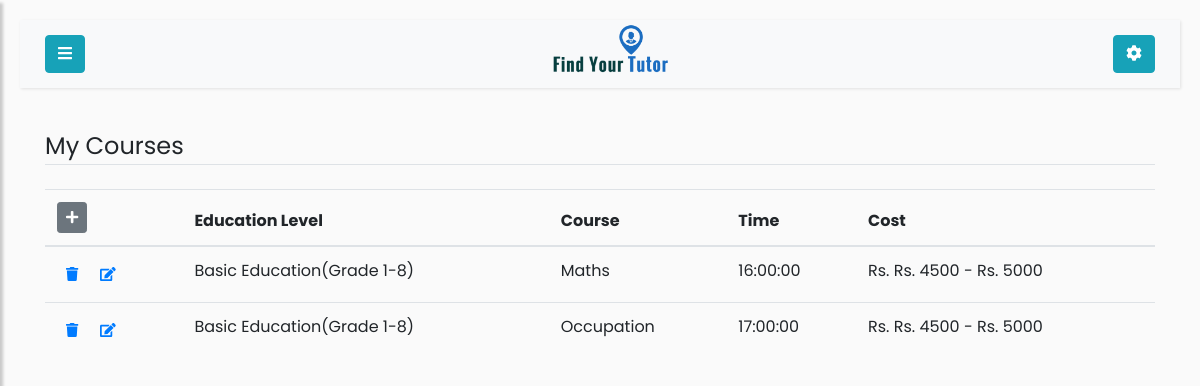
The page /tutor/my-courses (signed in) on the database as committed earlier.
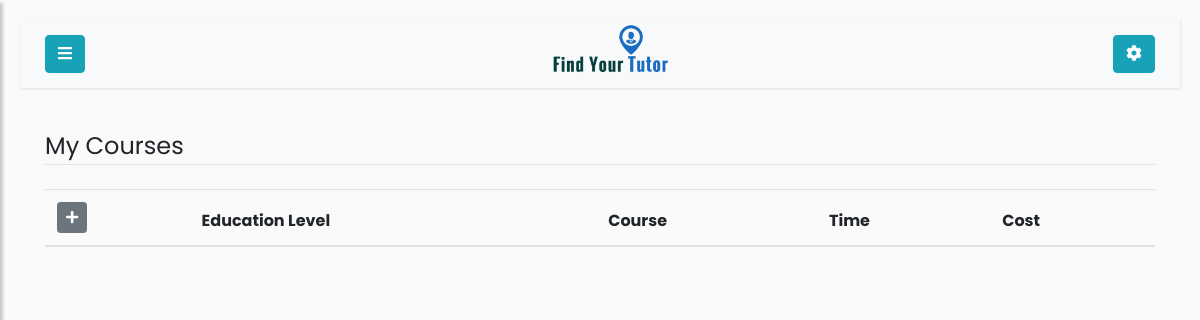
The same page on the database as committed later.
### app/models.py (models this page shows)
class Mycourse(db.Model):
    id = db.Column(db.Integer, primary_key=True)
    user_id = db.Column(db.Integer, db.ForeignKey('user.id'))
    course_id = db.Column(db.Integer, db.ForeignKey('course.id'))
    time = db.Column(db.Time)
    cost = db.Column(db.Integer)

class Course(db.Model):
    id = db.Column(db.Integer, primary_key=True)
    course_title = db.Column(db.String(100), nullable=False)
    course_level = db.Column(db.String(100), nullable=False)
    course_description = db.Column(db.String(1000))
    mycourse = db.relationship('Mycourse', backref='Course', cascade="all, delete")

### app/routes.py (the view)
@app.route('/tutor/my-courses', methods=['POST', 'GET'])
@login_required
def tutor_courses():
    user = User.query.filter_by(username=current_user.username).first()
    my_courses = Mycourse.query.filter_by(user_id=current_user.id)
    form = MyCourseForm()
    form.create_cost_choices()
    if user.username == current_user.username and not is_tutor(user):
        return redirect(url_for('student'))
    elif user.username == current_user.username and is_tutor(user):
        tutor=Tutor.query.filter_by(user_id=user.id).first()
        return render_template("my-courses.html", user=user, tutor=tutor,
         profilepic=fetch_profile_pic(tutor), my_courses=my_courses ,form=form)

### app/forms.py (called while the page is built)
    def create_cost_choices(self):
        cost = []
        for d in range(1000, 10000, 1000):
            cost.append((d,'Rs. ' + str(d)))
        self.cost.choices = cost

### app/models.py (called while the page is built)
@login_manager.user_loader
def load_user(id):
    return User.query.get(int(id))

### app/routes.py (called while the page is built)
def is_tutor(user):
    if user.role == 'tutor':
        return True
    elif user.role == 'student':
        return False
    elif user.role == 'admin':
        return False

def fetch_profile_pic(user_obj):
    try:
        pic_name_from_db = getattr(user_obj, 'profile_pic')
        picture_path = os.path.join(app.root_path, 'static/profile_pics')
        if pic_name_from_db in os.listdir(picture_path):
            profile_pic = url_for('static',filename='profile_pics/' + pic_name_from_db)
            return profile_pic
        return fetch_default_profile_pic(user_obj)
    except:
        return fetch_default_profile_pic(user_obj)

### app/templates/my-courses.html (shortened to what this page needs)
{% if user.role=='student' %}
    {% extends 'student.html' %}
{% else %}
    {% extends 'tutor.html' %}
{% endif %}
{% block content %}
<div class="container">
    <legend class="border-bottom mb-4">My Courses</legend>
    <div class='table-responsive'>
        <table class='table table-hover' id='my-courses-table'>
           <thead>
               <tr>
                    <th scope="col">
                        <a href="{{ url_for('courses') }}" class="btn btn-secondary btn-sm" id='add-new-course'>
                            <i class="fas fa-plus"></i>
                        </a>
                    </th>
                    <th scope="col">Education Level</th>
                    <th scope="col">Course</th>
                    <th scope="col">Time</th>
                    <th scope="col">Cost</th>
               </tr>
           </thead>
           <tbody>
            {% for my_course in my_courses %}
                <tr>
                    <th scope="row">
                        <a class="btn btn-link btn-sm"
                            href="{% if user.role=='tutor' %} {{url_for('delete_tutor_courses', id=my_course.id)}} {% else %} {{url_for('delete_student_courses', id=my_course.id)}} {% endif %} ">
                            <i class="fas fa-trash"></i>
                        </a>
                        <a href="{{url_for('edit_mycourse', id=my_course.id)}} "
                         class="btn btn-link btn-sm edit-btn">
                            <i class="fas fa-edit"></i>
                        </a>
                    </th>
                    <td> {{ my_course.Course.course_level or ''}} </td>
                    <td> {{ my_course.Course.course_title or '' }} </td>
                    <td> {{ my_course.time or '' }} </td>
                    <td> Rs. {{ my_course.cost or ''}} </td>
                </tr>
            {% endfor %}
           </tbody>
        </table>
    </div>
</div>
{% endblock %}

### app/templates/tutor.html (shortened to what this page needs)
{% extends "extends/base-user.html" %}

### app/templates/extends/base-user.html (shortened to what this page needs)
<!DOCTYPE html>
<html>
<head>
    <link rel="stylesheet" href="https://stackpath.bootstrapcdn.com/bootstrap/4.1.0/css/bootstrap.min.css">
    <link rel="stylesheet" href="https://cdnjs.cloudflare.com/ajax/libs/malihu-custom-scrollbar-plugin/3.1.5/jquery.mCustomScrollbar.min.css">
</head>
<body>
    <div class ='wrapper'>
        <div id='content'>
            <nav class="navbar navbar-expand-lg navbar-light bg-light">
                <div class="container-fluid">
                    <button type="button" id="sidebarCollapse" class="btn btn-info">
                        <i class="fa fa-bars"></i>
                    </button>
                    <a class="navbar-brand" href="{{url_for('home')}}">
                        <img class="image-responsive" style="width:120.5px;height:62px;"
                          src="{{url_for('static', filename='images/logo.png')}}" />
                    </a>
                    {% if current_user.role == 'tutor' %}
                    <a class="btn btn-info" href="{{url_for('tutor_account_activities')}}">
                    {% else %}
                    <a class="btn btn-info" href="{{url_for('student_account_activities')}}">
                    {% endif %}
                        <i class="fas fa-cog"></i>
                    </a>
                </div>
            </nav>
            {% block content %}{% endblock %}
        </div>
    </div>
</body>
</html>

Rows that differ between the two databases and show on the page:
removed Mycourse: Course "Basic Education(Grade 1-8)", Course "Maths", time "16:00:00", cost "Rs. 4500 - Rs. 5000"
removed Mycourse: Course "Basic Education(Grade 1-8)", Course "Occupation", time "17:00:00", cost "Rs. 4500 - Rs. 5000"
